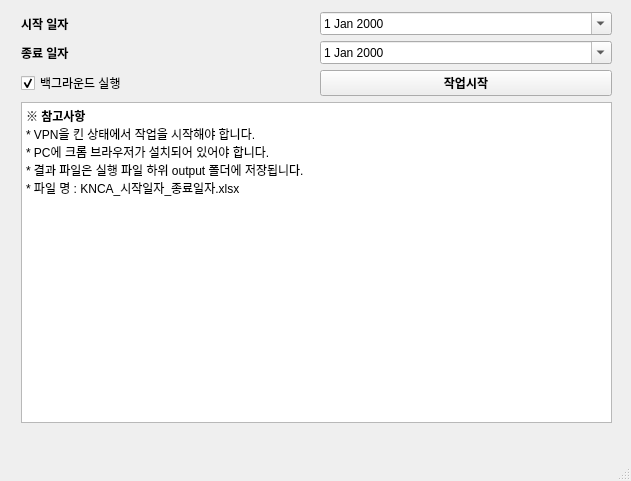
<?xml version="1.0" encoding="UTF-8"?>
<ui version="4.0">
 <class>mainWindow</class>
 <widget class="QMainWindow" name="mainWindow">
  <property name="geometry">
   <rect>
    <x>0</x>
    <y>0</y>
    <width>631</width>
    <height>481</height>
   </rect>
  </property>
  <property name="windowTitle">
   <string>KNCA_crawler</string>
  </property>
  <widget class="QWidget" name="centralwidget">
   <widget class="QWidget" name="layoutWidget">
    <property name="geometry">
     <rect>
      <x>21</x>
      <y>12</y>
      <width>591</width>
      <height>411</height>
     </rect>
    </property>
    <layout class="QVBoxLayout" name="verticalLayout">
     <item>
      <layout class="QHBoxLayout" name="horizontalLayout">
       <item>
        <widget class="QLabel" name="label">
         <property name="font">
          <font>
           <weight>75</weight>
           <bold>true</bold>
          </font>
         </property>
         <property name="text">
          <string>시작 일자</string>
         </property>
        </widget>
       </item>
       <item>
        <widget class="QDateEdit" name="input_start_ymd">
         <property name="frame">
          <bool>true</bool>
         </property>
         <property name="calendarPopup">
          <bool>true</bool>
         </property>
        </widget>
       </item>
      </layout>
     </item>
     <item>
      <layout class="QHBoxLayout" name="horizontalLayout_2">
       <item>
        <widget class="QLabel" name="label_2">
         <property name="font">
          <font>
           <weight>75</weight>
           <bold>true</bold>
          </font>
         </property>
         <property name="text">
          <string>종료 일자</string>
         </property>
        </widget>
       </item>
       <item>
        <widget class="QDateEdit" name="input_end_ymd">
         <property name="calendarPopup">
          <bool>true</bool>
         </property>
        </widget>
       </item>
      </layout>
     </item>
     <item>
      <layout class="QHBoxLayout" name="horizontalLayout_3">
       <item>
        <widget class="QCheckBox" name="chk_background">
         <property name="enabled">
          <bool>true</bool>
         </property>
         <property name="text">
          <string>백그라운드 실행</string>
         </property>
         <property name="checked">
          <bool>true</bool>
         </property>
        </widget>
       </item>
       <item>
        <widget class="QPushButton" name="btn_start">
         <property name="font">
          <font>
           <weight>75</weight>
           <bold>true</bold>
          </font>
         </property>
         <property name="text">
          <string>작업시작</string>
         </property>
        </widget>
       </item>
      </layout>
     </item>
     <item>
      <widget class="QTextBrowser" name="log_text_browser">
       <property name="html">
        <string>&lt;!DOCTYPE HTML PUBLIC &quot;-//W3C//DTD HTML 4.0//EN&quot; &quot;http://www.w3.org/TR/REC-html40/strict.dtd&quot;&gt;
&lt;html&gt;&lt;head&gt;&lt;meta name=&quot;qrichtext&quot; content=&quot;1&quot; /&gt;&lt;style type=&quot;text/css&quot;&gt;
p, li { white-space: pre-wrap; }
&lt;/style&gt;&lt;/head&gt;&lt;body style=&quot; font-family:'.AppleSystemUIFont'; font-size:13pt; font-weight:400; font-style:normal;&quot;&gt;
&lt;p style=&quot; margin-top:0px; margin-bottom:0px; margin-left:0px; margin-right:0px; -qt-block-indent:0; text-indent:0px;&quot;&gt;&lt;span style=&quot; font-family:'Gulim'; font-size:9pt; font-weight:600;&quot;&gt;※ 참고사항&lt;/span&gt;&lt;/p&gt;
&lt;p style=&quot; margin-top:0px; margin-bottom:0px; margin-left:0px; margin-right:0px; -qt-block-indent:0; text-indent:0px;&quot;&gt;&lt;span style=&quot; font-family:'Gulim'; font-size:9pt;&quot;&gt;* VPN을 킨 상태에서 작업을 시작해야 합니다.&lt;/span&gt;&lt;/p&gt;
&lt;p style=&quot; margin-top:0px; margin-bottom:0px; margin-left:0px; margin-right:0px; -qt-block-indent:0; text-indent:0px;&quot;&gt;&lt;span style=&quot; font-family:'Gulim'; font-size:9pt;&quot;&gt;* PC에 크롬 브라우저가 설치되어 있어야 합니다.&lt;/span&gt;&lt;/p&gt;
&lt;p style=&quot; margin-top:0px; margin-bottom:0px; margin-left:0px; margin-right:0px; -qt-block-indent:0; text-indent:0px;&quot;&gt;&lt;span style=&quot; font-family:'Gulim'; font-size:9pt;&quot;&gt;* 결과 파일은 실행 파일 하위 output 폴더에 저장됩니다.&lt;/span&gt;&lt;/p&gt;
&lt;p style=&quot; margin-top:0px; margin-bottom:0px; margin-left:0px; margin-right:0px; -qt-block-indent:0; text-indent:0px;&quot;&gt;&lt;span style=&quot; font-family:'Gulim'; font-size:9pt;&quot;&gt;* 파일 명 : KNCA_시작일자_종료일자.xlsx&lt;/span&gt;&lt;/p&gt;&lt;/body&gt;&lt;/html&gt;</string>
       </property>
      </widget>
     </item>
    </layout>
   </widget>
  </widget>
  <widget class="QMenuBar" name="menubar">
   <property name="geometry">
    <rect>
     <x>0</x>
     <y>0</y>
     <width>631</width>
     <height>24</height>
    </rect>
   </property>
  </widget>
  <widget class="QStatusBar" name="statusbar"/>
 </widget>
 <resources/>
 <connections/>
</ui>
